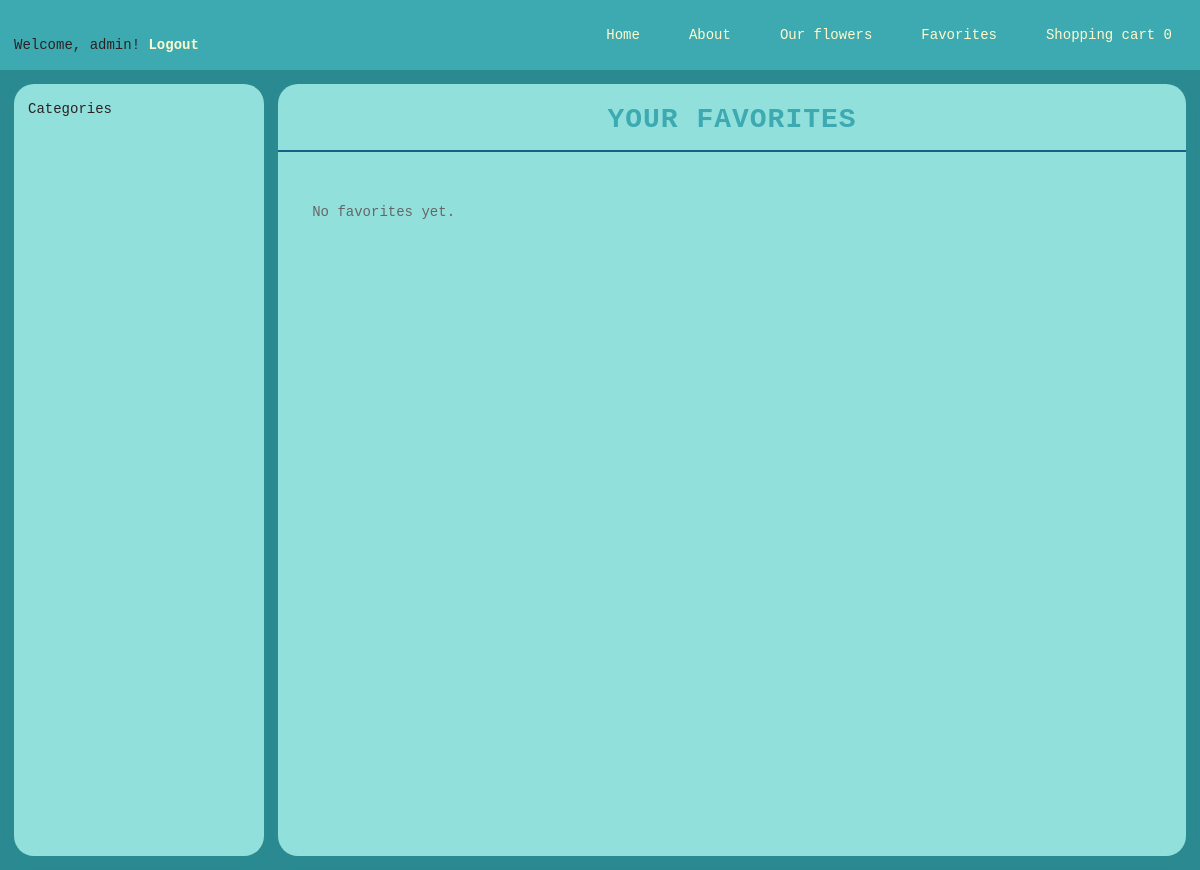
/favorites/ (signed in), run on an earlier commit of the app's database.
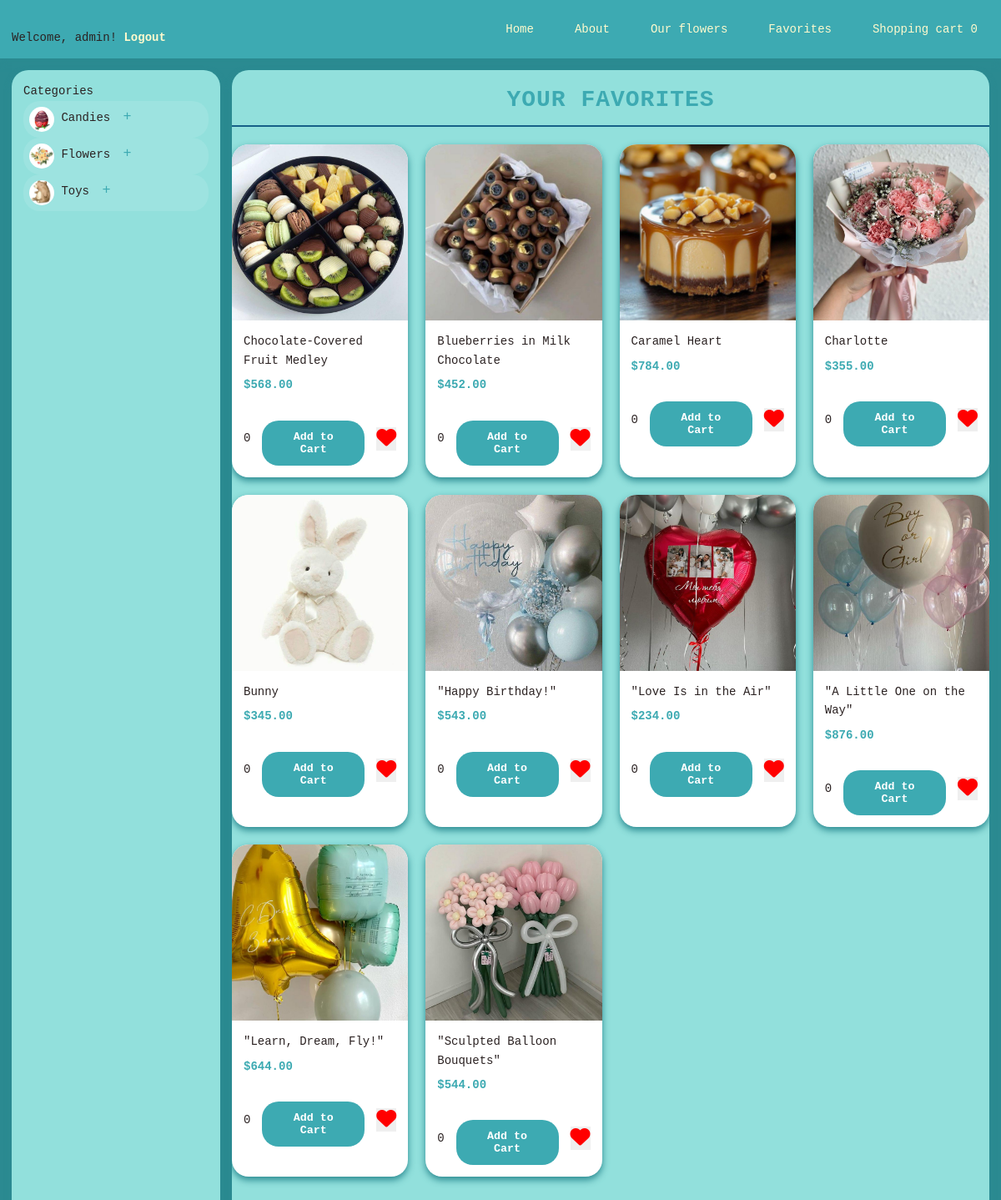
And on a later commit of the database.
### products/models.py (models this page shows, shortened)
class Category(models.Model):
    name = models.CharField(max_length=100, verbose_name='Category Name')
    description = models.TextField(blank=True, verbose_name='Category Description')
    image = models.ImageField(
        upload_to='category/',
        blank=True,
        verbose_name='Category Image'
    )
    class Meta:
        verbose_name = 'Category'
        verbose_name_plural = 'Categories'
        ordering = ['name']

class Product(models.Model):
    name = models.CharField(max_length=255, verbose_name='Product Name')
    subcategory = models.ForeignKey(SubCategory, on_delete=models.CASCADE,
                                   related_name='products', verbose_name='Subcategory')
    description = models.TextField(blank=True, verbose_name='Product Description')
    price = models.DecimalField(max_digits=10, decimal_places=2, verbose_name='Price')
    quantity = models.PositiveIntegerField(default=0, verbose_name='Quantity in Stock')
    image = models.ImageField(
        upload_to='products/',
        blank=True,
        verbose_name='Product Image'
    )
    available = models.BooleanField(default=True, verbose_name='Available')
    class Meta:
        verbose_name = 'Product'
        verbose_name_plural = 'Products'
        ordering = ['name']

### favorites/models.py (models this page shows, shortened)
class Favorite(models.Model):
    user = models.ForeignKey(User, on_delete=models.CASCADE, related_name='favorites')
    product = models.ForeignKey(Product, on_delete=models.CASCADE, related_name='favorites')
    class Meta:
        unique_together = ('user', 'product')

### favorites/views.py (the view)
# urls.py: path('', favorite_list, name='favorites'),
@login_required
def favorite_list(request):
    favorites = Favorite.objects.filter(user=request.user)
    cart_items = {}
    if request.user.is_authenticated:
        cart, created = Cart.objects.get_or_create(user=request.user)
        cart_items = {item.product.id: item.quantity for item in cart.items.all()}
    return render(request, 'favorites/favorite_list.html', {
        'favorites': favorites,
        'cart_items': cart_items,
        'favorite_products': Favorite.objects.filter(user=request.user).values_list('product', flat=True)
    })

### carts/templatetags/cart_filters.py (called while the page is built)
@register.filter
def get_item(dictionary, key):
    return dictionary.get(str(key), 0)

### products/context_processors.py (called while the page is built)
def categories(request):
    return {
        'categories': Category.objects.prefetch_related('subcategories').all()
    }

### templates/favorites/favorite_list.html (shortened to what this page needs)
{% extends 'home/layout.html' %}
{% load cart_filters %}
{% block content %}
<div class="favorites-page">
    <div class="page-header">
        <h1 class="page-title">Your Favorites</h1>
    </div>
    <div class="favorites-grid">
        {% if favorites %}
            {% for favorite in favorites %}
            <div class="favorite-card">
                <div class="favorite-image-container">
                    {% if favorite.product.image %}
                    <img src="{{ favorite.product.image.url }}" alt="{{ favorite.product.name }}" class="favorite-image" />
                    {% else %}
                    <div class="no-image">No image available</div>
                    {% endif %}
                </div>
                <div class="favorite-info">
                    <h2 class="favorite-name">{{ favorite.product.name }}</h2>
                    <p class="favorite-price">${{ favorite.product.price }}</p>
                    {% if user.is_authenticated %}
                    <div class="product-actions">
                        <span id="cart-item-{{ favorite.product.id }}">
                            {{ cart_items|get_item:favorite.product.id|default:0 }}
                        </span>
                        <button class="add-to-cart-btn" data-product-id="{{ favorite.product.id }}" data-url="{% url 'add_to_cart' %}">
                            Add to Cart
                        </button>
                        <button class="favorite-btn" data-product-id="{{ favorite.product.id }}">
                            <i class="{% if favorite.product.id in favorite_products %}fas fa-heart red{% else %}far fa-heart{% endif %}"></i>
                        </button>
                    </div>
                    {% endif %}
                </div>
            </div>
            {% endfor %}
        {% else %}
            <p class="no-favorites">No favorites yet.</p>
        {% endif %}
    </div>
</div>
{% endblock %}

### templates/home/layout.html (shortened to what this page needs)
{% load static %}
{% load cart_filters %}
<!DOCTYPE html>
<html lang="en">
    <head>
        <link rel="stylesheet" href="{% static 'home/css/reset.css' %}">
        <link rel="stylesheet" href="{% static 'home/css/layout.css' %}">
        <link rel="stylesheet" href="https://cdnjs.cloudflare.com/ajax/libs/font-awesome/6.0.0-beta3/css/all.min.css">
    </head>
    <body>
        <header class="header">
            <nav class="nav">
                <div class="auth-links">
                    {% if user.is_authenticated %}
                    <p class="welcome-msg">Welcome, <span class="username">{{ user.username }}</span>! <a
                            href="{% url 'users:logout' %}" class="auth-link">Logout</a></p>
                    {% else %}
                    <p class="auth-options">
                        <a href="{% url 'users:login' %}" class="auth-link">Login</a> |
                        <a href="{% url 'users:registration' %}" class="auth-link">Register</a>
                    </p>
                    {% endif %}
                </div>
                <div class="nav-links">
                    <div class="nav-item">
                        <a href="{% url '' %}" class="nav-link">Home</a>
                    </div>
                    <div class="nav-item">
                        <a href="{% url 'about' %}" class="nav-link">About</a>
                    </div>
                    <div class="nav-item">
                        <a href="{% url 'products' %}" class="nav-link">Our flowers</a>
                    </div>
                    {% if user.is_authenticated %}
                    <div class="nav-item">
                        <a href="{% url 'favorites' %}" class="nav-link">Favorites</a>
                    </div>
                    {% if user.is_authenticated %}
                    <div class="nav-item">
                        <a href="{% url 'cart' %}" class="nav-link">Shopping cart
                            <span id="cart-total-items" class="cart-count">
                                {% if cart_total_items %}{{ cart_total_items }}{% else %}0{% endif %}
                            </span>
                        </a>
                    </div>
                    {% endif %}
                    {% endif %}
                </div>
            </nav>
        </header>
        <div class="main-wrapper">
            <aside class="sidebar">
                <div class="categories">
                    <h3 class="categories-title">Categories</h3>
                    <ul class="categories-list">
                        {% for category in categories %}
                        <li class="category-item">
                            <div class="category-header">
                                {% if category.image %}
                                <img class="category-image" src="{{ category.image.url }}" alt="{{ category.name }}" />
                                {% endif %}
                                <a href="{% url 'category_view' category.id %}" class="category-link">{{ category.name}}</a>
                                {% if category.subcategories.all %}
                                <button class="toggle-subcategories">+</button>
                                {% endif %}
                            </div>
                        </li>
                        {% endfor %}
                    </ul>
                </div>
            </aside>
            <main class="main-content">
                {% block content %}
                {% endblock %}
            </main>
        </div>
    </body>
</html>

What changed in the data, as far as the page shows it:
added Category: image (picture), name "Candies"
added Category: image (picture), name "Flowers"
added Category: image (picture), name "Toys"
added Favorite: product.image (picture), product.name "Chocolate-Covered Fruit Medley", product.price "568.00", product "0"
added Favorite: product.image (picture), product.name "Blueberries in Milk Chocolate", product.price "452.00", product "0"
added Favorite: product.image (picture), product.name "Caramel Heart", product.price "784.00", product "0"
added Favorite: product.image (picture), product.name "Charlotte", product.price "355.00", product "0"
added Favorite: product.image (picture), product.name "Bunny", product.price "345.00", product "0"
added Favorite: product.image (picture), product.name "\"Happy Birthday!\"", product.price "543.00", product "0"
added Favorite: product.image (picture), product.name "\"Love Is in the Air\"", product.price "234.00", product "0"
added Favorite: product.image (picture), product.name "\"A Little One on the Way\"", product.price "876.00", product "0"
added Favorite: product.image (picture), product.name "\"Learn, Dream, Fly!\"", product.price "644.00", product "0"
added Favorite: product.image (picture), product.name "\"Sculpted Balloon Bouquets\"", product.price "544.00", product "0"
Also different on the page:
text no longer shown: "No favorites yet."
